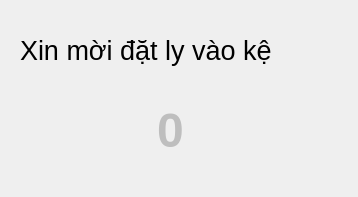
<?xml version="1.0" encoding="UTF-8"?>
<ui version="4.0">
 <class>Form</class>
 <widget class="QWidget" name="Form">
  <property name="enabled">
   <bool>true</bool>
  </property>
  <property name="geometry">
   <rect>
    <x>0</x>
    <y>0</y>
    <width>358</width>
    <height>197</height>
   </rect>
  </property>
  <property name="windowTitle">
   <string notr="true"/>
  </property>
  <widget class="QLabel" name="label">
   <property name="geometry">
    <rect>
     <x>20</x>
     <y>20</y>
     <width>371</width>
     <height>61</height>
    </rect>
   </property>
   <property name="font">
    <font>
     <pointsize>20</pointsize>
    </font>
   </property>
   <property name="text">
    <string>Xin mời đặt ly vào kệ</string>
   </property>
  </widget>
  <widget class="QLabel" name="label_2">
   <property name="enabled">
    <bool>false</bool>
   </property>
   <property name="geometry">
    <rect>
     <x>110</x>
     <y>80</y>
     <width>121</width>
     <height>101</height>
    </rect>
   </property>
   <property name="font">
    <font>
     <pointsize>36</pointsize>
     <weight>75</weight>
     <bold>true</bold>
    </font>
   </property>
   <property name="contextMenuPolicy">
    <enum>Qt::NoContextMenu</enum>
   </property>
   <property name="acceptDrops">
    <bool>false</bool>
   </property>
   <property name="text">
    <string>0</string>
   </property>
   <property name="alignment">
    <set>Qt::AlignCenter</set>
   </property>
  </widget>
 </widget>
 <resources/>
 <connections/>
</ui>
